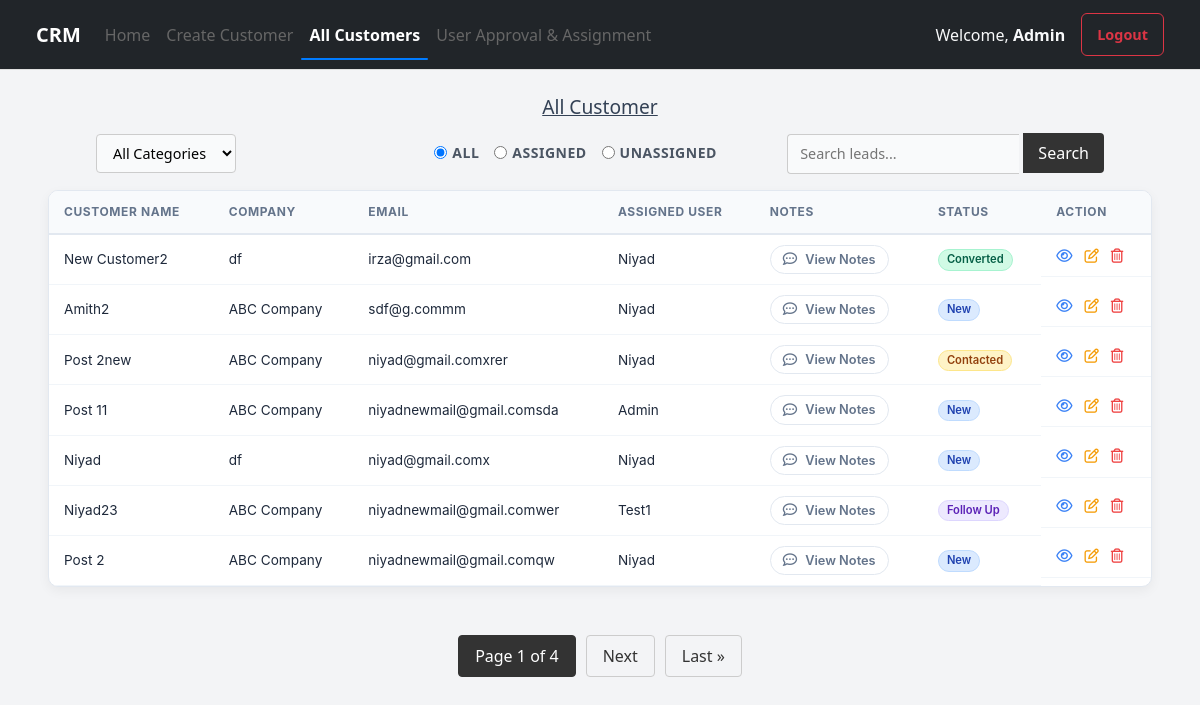
Before: /customer-list/ (signed in) with the older database file.
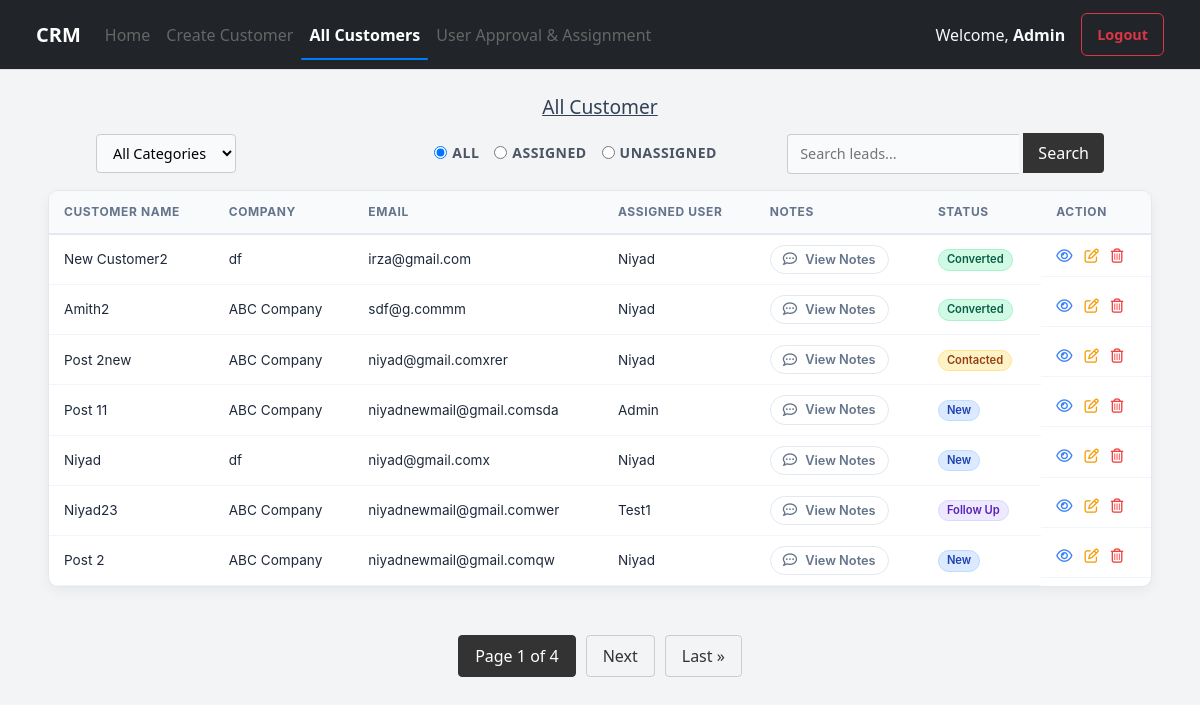
After: the same page with the newer database file.
### crm/models.py (models this page shows, shortened)
class Customer(models.Model):
    LEAD_STATUS = [
        ('new', 'New'),
        ('contacted', 'Contacted'),
        ('follow_up', 'Follow Up'),
        ('converted', 'Converted'),
        ('lost', 'Lost'),
    ]
    name =  models.CharField(max_length=100)
    email = models.EmailField(unique=True)
    phone = models.IntegerField()
    company = models.CharField(max_length=100, blank=True)
    lead_status = models.CharField(max_length=20, choices=LEAD_STATUS, default='new')
    favorite_category = models.CharField(max_length=50,choices=CATEGORY_CHOICES)
    assigned_user = models.ForeignKey(User, on_delete=models.CASCADE, related_name='customers',blank=True,null=True)
    created_at = models.DateTimeField(auto_now_add=True)

### crm/views.py (the view, shortened to what this page needs)
# urls.py: path('customer-list/',customer_list,name="customer-list"),
@login_required
def customer_list(request):
    if not request.user.is_active:
        return redirect('login')
    if request.user.is_superuser:
        customers = Customer.objects.all()
        items_per_page = 7
    else:
        customers = Customer.objects.filter(assigned_user=request.user)
        items_per_page = 6
    status_value = request.GET.get('status', 'all_category')
    customer_filter = request.GET.get('customer_filter', 'all')
    search_q = request.GET.get('q', '')
    if search_q:
        customers = customers.filter(Q(name__icontains=search_q) | Q(company__icontains=search_q))
    if customer_filter == 'assigned':
        customers = customers.filter(assigned_user__isnull=False)
    elif customer_filter == 'unassigned':
        customers = customers.filter(assigned_user__isnull=True)
    if status_value in ['new', 'contacted', 'follow_up', 'converted', 'lost']:
        customers = customers.filter(lead_status=status_value)
    paginator = Paginator(customers,items_per_page)
    page_number = request.GET.get('page')
    page_obj = paginator.get_page(page_number)
    return render(request,'customer_list.html',{'customer_list':page_obj,'active_filter':customer_filter,'active_status_value':status_value,'search_q':search_q})

### templates/customer_list.html (shortened to what the changed rows need)
{% extends 'base.html' %}
{% block content %}
    <div class="table-wrapper">
        <table>
            <thead>
                <tr>
                    <th>Customer Name</th>
                    <th>Company</th>
                    <th>Email</th>
                    {% if user.is_superuser %}
                        <th>Assigned User</th>
                    {% else %}
                        <th>Phone</th>
                    {% endif %}
                    <th>Notes</th>
                    <th>Status</th>
                    <th>Action</th>
                </tr>
            </thead>
            <tbody>
                {% if customer_list %}
                    {% for item in customer_list %}
                        <tr>
                            <td>{{item.name}}</td>
                            <td>{{item.company}}</td>
                            <td>{{item.email}}</td>
                            {% if not user.is_superuser %}
                                <td>{{item.phone}}</td>
                                <td>
                                    <button type="button"
                                            class="btn-notes"
                                            data-bs-toggle="modal"
                                            data-bs-target="#notesModal{{item.id}}">
                                        <i class="fa-solid fa-clipboard-list"></i> Notes
                                    </button>
                                </td>
                                <td>
                                    <form method="POST" action="{% url 'customer-list' %}?page={{customer_list.number}}&status={{active_status_value}}&customer_filter={{active_filter}}" class="status-form">
                                        {% csrf_token %}
                                        <input type="hidden" name="customer_id" value="{{item.id}}">
                                        <select name="new_status" onchange="this.form.submit()" class="status-select status-{{item.lead_status}}">
                                            {% for code, name in item.LEAD_STATUS %}
                                                <option value="{{ code }}" {% if item.lead_status == code %}selected{% endif %}>
                                                    {{ name }}
                                                </option>
                                            {% endfor %}
                                        </select>
                                    </form>
                                </td>
                            {% else %}
                                <td>{{item.assigned_user|default:"Not Assigned"}}</td>
                                <td>
                                    <button type="button"
                                            class="btn-notes-pill"
                                            data-bs-toggle="modal"
                                            data-bs-target="#notesModal{{item.id}}">
                                        <i class="fa-regular fa-comment-dots"></i>
                                        <span>View Notes</span>
                                    </button>
                                </td>
                                <td>
                                    <span class="badge status-{{item.lead_status}}">
                                        {{item.get_lead_status_display}}
                                    </span>
                                </td>
                            {% endif %}
                            <td class="action-group">
                                <button type="button" data-bs-toggle="modal" data-bs-target="#exampleModal{{item.id}}" class="action-btn btn-view" title="View Details">
                                    <i class="fa-regular fa-eye"></i>
                                </button>
                                <a href="{% url 'edit-customer' item.id %}" class="action-btn btn-edit" title="Edit Customer">
                                    <i class="fa-regular fa-pen-to-square"></i>
                                </a>
                                {% if user.is_superuser %}
                            <button type="button" data-bs-toggle="modal" data-bs-target="#delete{{item.id}}" class="action-btn btn-delete" title="Delete Customer">
                                    <i class="fa-regular fa-trash-can"></i>
                            </button>
                                {% endif %}
                            </td>
                        </tr>
                    {% endfor %}
                {% endif %}
            </tbody>
        </table>
    </div>
{% endblock content %}

Changed rows visible on the page:
changed Customer "Amith2": lead_status "New" → "Converted"
